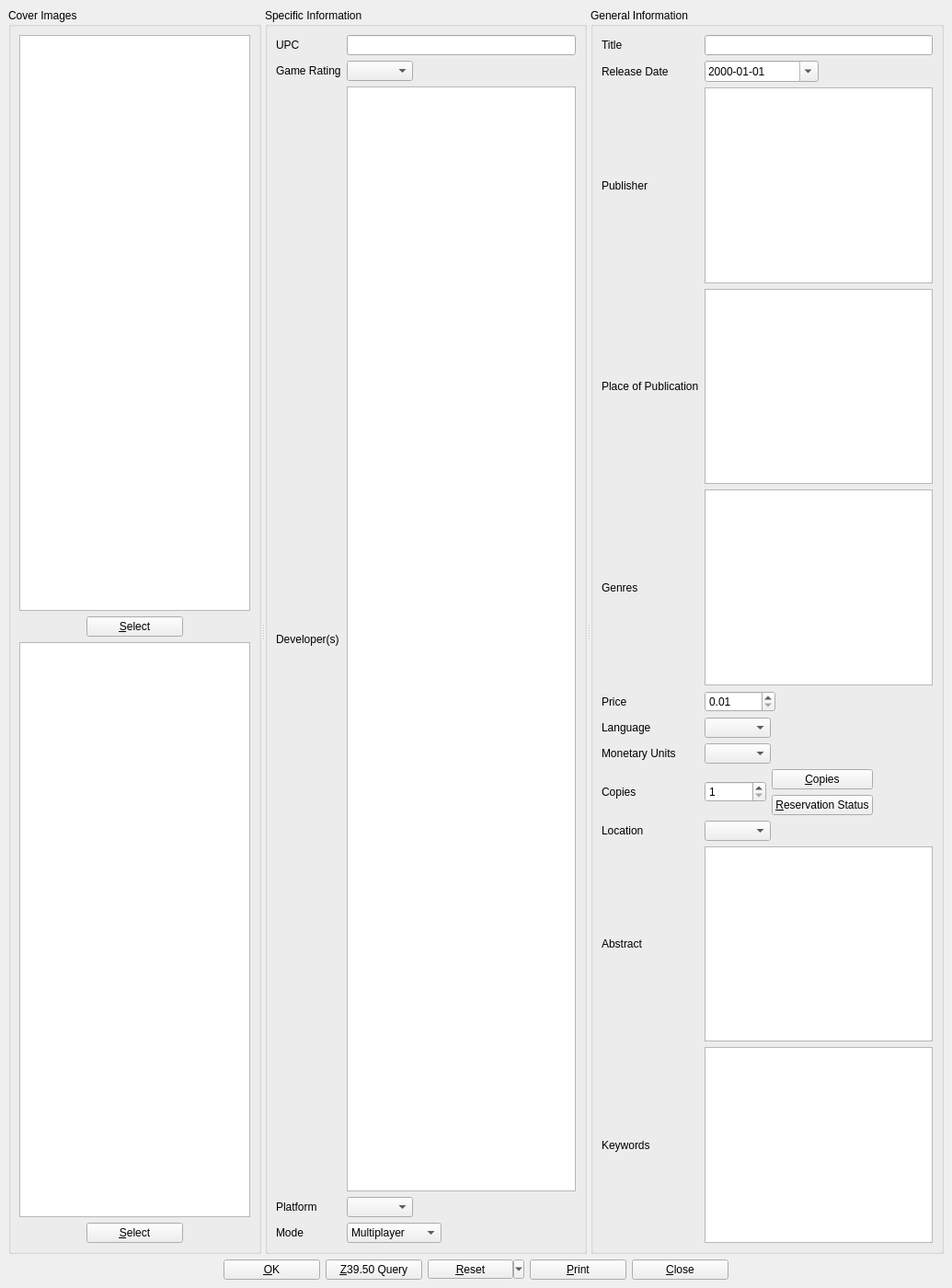
<?xml version="1.0" encoding="UTF-8"?>
<ui version="4.0">
 <class>vgDialog</class>
 <widget class="QMainWindow" name="vgDialog">
  <property name="geometry">
   <rect>
    <x>0</x>
    <y>0</y>
    <width>1035</width>
    <height>1400</height>
   </rect>
  </property>
  <property name="windowTitle">
   <string>BiblioteQ</string>
  </property>
  <property name="windowIcon">
   <iconset resource="../Icons/icons.qrc">
    <normaloff>:/book.png</normaloff>:/book.png</iconset>
  </property>
  <widget class="QWidget" name="centralwidget">
   <layout class="QVBoxLayout">
    <item>
     <widget class="QScrollArea" name="scrollArea">
      <property name="frameShape">
       <enum>QFrame::NoFrame</enum>
      </property>
      <property name="widgetResizable">
       <bool>true</bool>
      </property>
      <widget class="QWidget" name="scrollAreaWidgetContents">
       <property name="geometry">
        <rect>
         <x>0</x>
         <y>0</y>
         <width>1017</width>
         <height>1340</height>
        </rect>
       </property>
       <layout class="QVBoxLayout" name="verticalLayout">
        <property name="spacing">
         <number>0</number>
        </property>
        <property name="margin">
         <number>0</number>
        </property>
        <item>
         <widget class="QSplitter" name="splitter">
          <property name="orientation">
           <enum>Qt::Horizontal</enum>
          </property>
          <widget class="QGroupBox" name="coverImages">
           <property name="title">
            <string>Cover Images</string>
           </property>
           <layout class="QVBoxLayout">
            <item>
             <widget class="biblioteq_image_drop_site" name="front_image">
              <property name="minimumSize">
               <size>
                <width>150</width>
                <height>200</height>
               </size>
              </property>
              <property name="toolTip">
               <string>Front Cover Image</string>
              </property>
             </widget>
            </item>
            <item>
             <layout class="QHBoxLayout">
              <item>
               <spacer>
                <property name="orientation">
                 <enum>Qt::Horizontal</enum>
                </property>
                <property name="sizeHint" stdset="0">
                 <size>
                  <width>40</width>
                  <height>20</height>
                 </size>
                </property>
               </spacer>
              </item>
              <item>
               <widget class="QPushButton" name="frontButton">
                <property name="minimumSize">
                 <size>
                  <width>105</width>
                  <height>0</height>
                 </size>
                </property>
                <property name="text">
                 <string>&amp;Select</string>
                </property>
                <property name="icon">
                 <iconset resource="../Icons/icons.qrc">
                  <normaloff>:/16x16/fileopen.png</normaloff>:/16x16/fileopen.png</iconset>
                </property>
               </widget>
              </item>
              <item>
               <spacer>
                <property name="orientation">
                 <enum>Qt::Horizontal</enum>
                </property>
                <property name="sizeHint" stdset="0">
                 <size>
                  <width>40</width>
                  <height>20</height>
                 </size>
                </property>
               </spacer>
              </item>
             </layout>
            </item>
            <item>
             <widget class="biblioteq_image_drop_site" name="back_image">
              <property name="minimumSize">
               <size>
                <width>150</width>
                <height>200</height>
               </size>
              </property>
              <property name="toolTip">
               <string>Back Cover Image</string>
              </property>
             </widget>
            </item>
            <item>
             <layout class="QHBoxLayout">
              <item>
               <spacer>
                <property name="orientation">
                 <enum>Qt::Horizontal</enum>
                </property>
                <property name="sizeHint" stdset="0">
                 <size>
                  <width>40</width>
                  <height>20</height>
                 </size>
                </property>
               </spacer>
              </item>
              <item>
               <widget class="QPushButton" name="backButton">
                <property name="minimumSize">
                 <size>
                  <width>105</width>
                  <height>0</height>
                 </size>
                </property>
                <property name="text">
                 <string>&amp;Select</string>
                </property>
                <property name="icon">
                 <iconset resource="../Icons/icons.qrc">
                  <normaloff>:/16x16/fileopen.png</normaloff>:/16x16/fileopen.png</iconset>
                </property>
               </widget>
              </item>
              <item>
               <spacer>
                <property name="orientation">
                 <enum>Qt::Horizontal</enum>
                </property>
                <property name="sizeHint" stdset="0">
                 <size>
                  <width>40</width>
                  <height>20</height>
                 </size>
                </property>
               </spacer>
              </item>
             </layout>
            </item>
           </layout>
          </widget>
          <widget class="QGroupBox" name="groupBox_2">
           <property name="title">
            <string>Specific Information</string>
           </property>
           <layout class="QGridLayout">
            <item row="0" column="0">
             <widget class="QLabel" name="label">
              <property name="text">
               <string>UPC</string>
              </property>
             </widget>
            </item>
            <item row="0" column="1">
             <widget class="QLineEdit" name="id">
              <property name="maxLength">
               <number>32</number>
              </property>
             </widget>
            </item>
            <item row="1" column="0">
             <widget class="QLabel" name="label_5">
              <property name="text">
               <string>Game Rating</string>
              </property>
             </widget>
            </item>
            <item row="1" column="1">
             <layout class="QHBoxLayout">
              <item>
               <widget class="QComboBox" name="rating">
                <property name="sizeAdjustPolicy">
                 <enum>QComboBox::AdjustToContents</enum>
                </property>
               </widget>
              </item>
              <item>
               <spacer>
                <property name="orientation">
                 <enum>Qt::Horizontal</enum>
                </property>
                <property name="sizeHint" stdset="0">
                 <size>
                  <width>40</width>
                  <height>20</height>
                 </size>
                </property>
               </spacer>
              </item>
             </layout>
            </item>
            <item row="2" column="0">
             <widget class="QLabel" name="label_6">
              <property name="text">
               <string>Developer(s)</string>
              </property>
             </widget>
            </item>
            <item row="3" column="0">
             <widget class="QLabel" name="label_9">
              <property name="text">
               <string>Platform</string>
              </property>
             </widget>
            </item>
            <item row="3" column="1">
             <layout class="QHBoxLayout">
              <item>
               <widget class="QComboBox" name="platform">
                <property name="sizeAdjustPolicy">
                 <enum>QComboBox::AdjustToContents</enum>
                </property>
               </widget>
              </item>
              <item>
               <spacer>
                <property name="orientation">
                 <enum>Qt::Horizontal</enum>
                </property>
                <property name="sizeHint" stdset="0">
                 <size>
                  <width>40</width>
                  <height>20</height>
                 </size>
                </property>
               </spacer>
              </item>
             </layout>
            </item>
            <item row="4" column="0">
             <widget class="QLabel" name="label_11">
              <property name="text">
               <string>Mode</string>
              </property>
             </widget>
            </item>
            <item row="4" column="1">
             <layout class="QHBoxLayout">
              <item>
               <widget class="QComboBox" name="mode">
                <property name="sizeAdjustPolicy">
                 <enum>QComboBox::AdjustToContents</enum>
                </property>
                <item>
                 <property name="text">
                  <string>Multiplayer</string>
                 </property>
                </item>
                <item>
                 <property name="text">
                  <string>Single Player</string>
                 </property>
                </item>
               </widget>
              </item>
              <item>
               <spacer>
                <property name="orientation">
                 <enum>Qt::Horizontal</enum>
                </property>
                <property name="sizeHint" stdset="0">
                 <size>
                  <width>40</width>
                  <height>20</height>
                 </size>
                </property>
               </spacer>
              </item>
             </layout>
            </item>
            <item row="2" column="1">
             <widget class="biblioteq_hyperlinked_text_edit" name="developer">
              <property name="tabChangesFocus">
               <bool>true</bool>
              </property>
              <property name="readOnly">
               <bool>false</bool>
              </property>
              <property name="textInteractionFlags">
               <set>Qt::LinksAccessibleByKeyboard|Qt::LinksAccessibleByMouse|Qt::TextBrowserInteraction|Qt::TextEditable|Qt::TextEditorInteraction|Qt::TextSelectableByKeyboard|Qt::TextSelectableByMouse</set>
              </property>
              <property name="openLinks">
               <bool>false</bool>
              </property>
             </widget>
            </item>
           </layout>
          </widget>
          <widget class="QGroupBox" name="groupBox">
           <property name="title">
            <string>General Information</string>
           </property>
           <layout class="QGridLayout">
            <item row="0" column="0">
             <widget class="QLabel" name="label_2">
              <property name="text">
               <string>Title</string>
              </property>
             </widget>
            </item>
            <item row="0" column="1">
             <widget class="QLineEdit" name="title"/>
            </item>
            <item row="1" column="0">
             <widget class="QLabel" name="label_13">
              <property name="text">
               <string>Release Date</string>
              </property>
             </widget>
            </item>
            <item row="1" column="1">
             <layout class="QHBoxLayout">
              <item>
               <widget class="QDateEdit" name="release_date">
                <property name="sizePolicy">
                 <sizepolicy hsizetype="Expanding" vsizetype="Fixed">
                  <horstretch>0</horstretch>
                  <verstretch>0</verstretch>
                 </sizepolicy>
                </property>
                <property name="displayFormat">
                 <string>yyyy-MM-dd</string>
                </property>
                <property name="calendarPopup">
                 <bool>true</bool>
                </property>
               </widget>
              </item>
              <item>
               <spacer>
                <property name="orientation">
                 <enum>Qt::Horizontal</enum>
                </property>
                <property name="sizeHint" stdset="0">
                 <size>
                  <width>40</width>
                  <height>20</height>
                 </size>
                </property>
               </spacer>
              </item>
             </layout>
            </item>
            <item row="2" column="0">
             <widget class="QLabel" name="label_14">
              <property name="text">
               <string>Publisher</string>
              </property>
             </widget>
            </item>
            <item row="2" column="1">
             <widget class="biblioteq_hyperlinked_text_edit" name="publisher">
              <property name="verticalScrollBarPolicy">
               <enum>Qt::ScrollBarAlwaysOff</enum>
              </property>
              <property name="horizontalScrollBarPolicy">
               <enum>Qt::ScrollBarAlwaysOff</enum>
              </property>
              <property name="tabChangesFocus">
               <bool>true</bool>
              </property>
              <property name="readOnly">
               <bool>false</bool>
              </property>
              <property name="textInteractionFlags">
               <set>Qt::LinksAccessibleByKeyboard|Qt::LinksAccessibleByMouse|Qt::TextBrowserInteraction|Qt::TextEditable|Qt::TextEditorInteraction|Qt::TextSelectableByKeyboard|Qt::TextSelectableByMouse</set>
              </property>
              <property name="openLinks">
               <bool>false</bool>
              </property>
             </widget>
            </item>
            <item row="4" column="0">
             <widget class="QLabel" name="label_15">
              <property name="text">
               <string>Genres</string>
              </property>
             </widget>
            </item>
            <item row="5" column="0">
             <widget class="QLabel" name="label_16">
              <property name="text">
               <string>Price</string>
              </property>
             </widget>
            </item>
            <item row="5" column="1">
             <widget class="QDoubleSpinBox" name="price">
              <property name="sizePolicy">
               <sizepolicy hsizetype="Fixed" vsizetype="Fixed">
                <horstretch>0</horstretch>
                <verstretch>0</verstretch>
               </sizepolicy>
              </property>
              <property name="minimum">
               <double>0.010000000000000</double>
              </property>
              <property name="maximum">
               <double>10000.000000000000000</double>
              </property>
              <property name="singleStep">
               <double>0.010000000000000</double>
              </property>
              <property name="value">
               <double>0.010000000000000</double>
              </property>
             </widget>
            </item>
            <item row="6" column="0">
             <widget class="QLabel" name="label_3">
              <property name="text">
               <string>Language</string>
              </property>
             </widget>
            </item>
            <item row="6" column="1">
             <layout class="QHBoxLayout">
              <item>
               <widget class="QComboBox" name="language">
                <property name="sizeAdjustPolicy">
                 <enum>QComboBox::AdjustToContents</enum>
                </property>
               </widget>
              </item>
              <item>
               <spacer>
                <property name="orientation">
                 <enum>Qt::Horizontal</enum>
                </property>
                <property name="sizeHint" stdset="0">
                 <size>
                  <width>40</width>
                  <height>20</height>
                 </size>
                </property>
               </spacer>
              </item>
             </layout>
            </item>
            <item row="7" column="0">
             <widget class="QLabel" name="label_4">
              <property name="text">
               <string>Monetary Units</string>
              </property>
             </widget>
            </item>
            <item row="7" column="1">
             <widget class="QComboBox" name="monetary_units">
              <property name="sizePolicy">
               <sizepolicy hsizetype="Fixed" vsizetype="Fixed">
                <horstretch>0</horstretch>
                <verstretch>0</verstretch>
               </sizepolicy>
              </property>
              <property name="sizeAdjustPolicy">
               <enum>QComboBox::AdjustToContents</enum>
              </property>
             </widget>
            </item>
            <item row="8" column="0">
             <widget class="QLabel" name="label_8">
              <property name="text">
               <string>Copies</string>
              </property>
             </widget>
            </item>
            <item row="8" column="1">
             <layout class="QHBoxLayout">
              <item>
               <widget class="QSpinBox" name="quantity">
                <property name="minimum">
                 <number>1</number>
                </property>
                <property name="maximum">
                 <number>999999999</number>
                </property>
                <property name="value">
                 <number>1</number>
                </property>
               </widget>
              </item>
              <item>
               <layout class="QGridLayout">
                <item row="0" column="0">
                 <widget class="QPushButton" name="copiesButton">
                  <property name="text">
                   <string>&amp;Copies</string>
                  </property>
                  <property name="icon">
                   <iconset resource="../Icons/icons.qrc">
                    <normaloff>:/16x16/editcopy.png</normaloff>:/16x16/editcopy.png</iconset>
                  </property>
                 </widget>
                </item>
                <item row="1" column="0">
                 <widget class="QPushButton" name="showUserButton">
                  <property name="text">
                   <string>&amp;Reservation Status</string>
                  </property>
                  <property name="icon">
                   <iconset resource="../Icons/icons.qrc">
                    <normaloff>:/16x16/members.png</normaloff>:/16x16/members.png</iconset>
                  </property>
                 </widget>
                </item>
               </layout>
              </item>
              <item>
               <spacer>
                <property name="orientation">
                 <enum>Qt::Horizontal</enum>
                </property>
                <property name="sizeHint" stdset="0">
                 <size>
                  <width>40</width>
                  <height>20</height>
                 </size>
                </property>
               </spacer>
              </item>
             </layout>
            </item>
            <item row="9" column="0">
             <widget class="QLabel" name="label_10">
              <property name="text">
               <string>Location</string>
              </property>
             </widget>
            </item>
            <item row="9" column="1">
             <layout class="QHBoxLayout">
              <item>
               <widget class="QComboBox" name="location">
                <property name="sizeAdjustPolicy">
                 <enum>QComboBox::AdjustToContents</enum>
                </property>
               </widget>
              </item>
              <item>
               <spacer>
                <property name="orientation">
                 <enum>Qt::Horizontal</enum>
                </property>
                <property name="sizeHint" stdset="0">
                 <size>
                  <width>40</width>
                  <height>20</height>
                 </size>
                </property>
               </spacer>
              </item>
             </layout>
            </item>
            <item row="10" column="0">
             <widget class="QLabel" name="label_7">
              <property name="text">
               <string>Abstract</string>
              </property>
             </widget>
            </item>
            <item row="10" column="1">
             <widget class="QTextEdit" name="description">
              <property name="tabChangesFocus">
               <bool>true</bool>
              </property>
              <property name="acceptRichText">
               <bool>false</bool>
              </property>
             </widget>
            </item>
            <item row="4" column="1">
             <widget class="biblioteq_hyperlinked_text_edit" name="genre">
              <property name="tabChangesFocus">
               <bool>true</bool>
              </property>
              <property name="readOnly">
               <bool>false</bool>
              </property>
              <property name="textInteractionFlags">
               <set>Qt::LinksAccessibleByKeyboard|Qt::LinksAccessibleByMouse|Qt::TextBrowserInteraction|Qt::TextEditable|Qt::TextEditorInteraction|Qt::TextSelectableByKeyboard|Qt::TextSelectableByMouse</set>
              </property>
              <property name="openLinks">
               <bool>false</bool>
              </property>
             </widget>
            </item>
            <item row="3" column="0">
             <widget class="QLabel" name="label_17">
              <property name="text">
               <string>Place of Publication</string>
              </property>
             </widget>
            </item>
            <item row="3" column="1">
             <widget class="biblioteq_hyperlinked_text_edit" name="place">
              <property name="tabChangesFocus">
               <bool>true</bool>
              </property>
              <property name="textInteractionFlags">
               <set>Qt::LinksAccessibleByKeyboard|Qt::LinksAccessibleByMouse|Qt::TextBrowserInteraction|Qt::TextEditable|Qt::TextEditorInteraction|Qt::TextSelectableByKeyboard|Qt::TextSelectableByMouse</set>
              </property>
              <property name="openLinks">
               <bool>false</bool>
              </property>
             </widget>
            </item>
            <item row="11" column="0">
             <widget class="QLabel" name="label_12">
              <property name="text">
               <string>Keywords</string>
              </property>
             </widget>
            </item>
            <item row="11" column="1">
             <widget class="biblioteq_hyperlinked_text_edit" name="keyword">
              <property name="tabChangesFocus">
               <bool>true</bool>
              </property>
              <property name="readOnly">
               <bool>false</bool>
              </property>
              <property name="textInteractionFlags">
               <set>Qt::LinksAccessibleByKeyboard|Qt::LinksAccessibleByMouse|Qt::TextBrowserInteraction|Qt::TextEditable|Qt::TextEditorInteraction|Qt::TextSelectableByKeyboard|Qt::TextSelectableByMouse</set>
              </property>
              <property name="openLinks">
               <bool>false</bool>
              </property>
             </widget>
            </item>
           </layout>
          </widget>
         </widget>
        </item>
       </layout>
      </widget>
     </widget>
    </item>
    <item>
     <layout class="QHBoxLayout">
      <item>
       <spacer>
        <property name="orientation">
         <enum>Qt::Horizontal</enum>
        </property>
        <property name="sizeHint" stdset="0">
         <size>
          <width>40</width>
          <height>20</height>
         </size>
        </property>
       </spacer>
      </item>
      <item>
       <widget class="QPushButton" name="okButton">
        <property name="sizePolicy">
         <sizepolicy hsizetype="Fixed" vsizetype="Fixed">
          <horstretch>0</horstretch>
          <verstretch>0</verstretch>
         </sizepolicy>
        </property>
        <property name="minimumSize">
         <size>
          <width>105</width>
          <height>0</height>
         </size>
        </property>
        <property name="text">
         <string>&amp;OK</string>
        </property>
        <property name="icon">
         <iconset resource="../Icons/icons.qrc">
          <normaloff>:/16x16/ok.png</normaloff>:/16x16/ok.png</iconset>
        </property>
       </widget>
      </item>
      <item>
       <widget class="QPushButton" name="queryButton">
        <property name="minimumSize">
         <size>
          <width>105</width>
          <height>0</height>
         </size>
        </property>
        <property name="text">
         <string>&amp;Z39.50 Query</string>
        </property>
        <property name="icon">
         <iconset resource="../Icons/icons.qrc">
          <normaloff>:/16x16/down.png</normaloff>:/16x16/down.png</iconset>
        </property>
       </widget>
      </item>
      <item>
       <widget class="QToolButton" name="resetButton">
        <property name="minimumSize">
         <size>
          <width>105</width>
          <height>0</height>
         </size>
        </property>
        <property name="text">
         <string>&amp;Reset</string>
        </property>
        <property name="popupMode">
         <enum>QToolButton::MenuButtonPopup</enum>
        </property>
       </widget>
      </item>
      <item>
       <widget class="QPushButton" name="printButton">
        <property name="minimumSize">
         <size>
          <width>105</width>
          <height>0</height>
         </size>
        </property>
        <property name="text">
         <string>&amp;Print</string>
        </property>
        <property name="icon">
         <iconset resource="../Icons/icons.qrc">
          <normaloff>:/16x16/fileprint.png</normaloff>:/16x16/fileprint.png</iconset>
        </property>
       </widget>
      </item>
      <item>
       <widget class="QPushButton" name="cancelButton">
        <property name="minimumSize">
         <size>
          <width>105</width>
          <height>0</height>
         </size>
        </property>
        <property name="text">
         <string>&amp;Close</string>
        </property>
        <property name="icon">
         <iconset resource="../Icons/icons.qrc">
          <normaloff>:/16x16/cancel.png</normaloff>:/16x16/cancel.png</iconset>
        </property>
       </widget>
      </item>
      <item>
       <spacer>
        <property name="orientation">
         <enum>Qt::Horizontal</enum>
        </property>
        <property name="sizeHint" stdset="0">
         <size>
          <width>40</width>
          <height>20</height>
         </size>
        </property>
       </spacer>
      </item>
     </layout>
    </item>
   </layout>
  </widget>
 </widget>
 <customwidgets>
  <customwidget>
   <class>biblioteq_image_drop_site</class>
   <extends>QGraphicsView</extends>
   <header>biblioteq_image_drop_site.h</header>
  </customwidget>
  <customwidget>
   <class>biblioteq_hyperlinked_text_edit</class>
   <extends>QTextBrowser</extends>
   <header>biblioteq_hyperlinked_text_edit.h</header>
  </customwidget>
 </customwidgets>
 <tabstops>
  <tabstop>scrollArea</tabstop>
  <tabstop>front_image</tabstop>
  <tabstop>frontButton</tabstop>
  <tabstop>back_image</tabstop>
  <tabstop>backButton</tabstop>
  <tabstop>id</tabstop>
  <tabstop>rating</tabstop>
  <tabstop>developer</tabstop>
  <tabstop>platform</tabstop>
  <tabstop>mode</tabstop>
  <tabstop>title</tabstop>
  <tabstop>release_date</tabstop>
  <tabstop>publisher</tabstop>
  <tabstop>place</tabstop>
  <tabstop>genre</tabstop>
  <tabstop>price</tabstop>
  <tabstop>language</tabstop>
  <tabstop>monetary_units</tabstop>
  <tabstop>quantity</tabstop>
  <tabstop>copiesButton</tabstop>
  <tabstop>showUserButton</tabstop>
  <tabstop>location</tabstop>
  <tabstop>description</tabstop>
  <tabstop>keyword</tabstop>
  <tabstop>okButton</tabstop>
  <tabstop>queryButton</tabstop>
  <tabstop>resetButton</tabstop>
  <tabstop>printButton</tabstop>
  <tabstop>cancelButton</tabstop>
 </tabstops>
 <resources>
  <include location="../Icons/icons.qrc"/>
 </resources>
 <connections/>
</ui>
